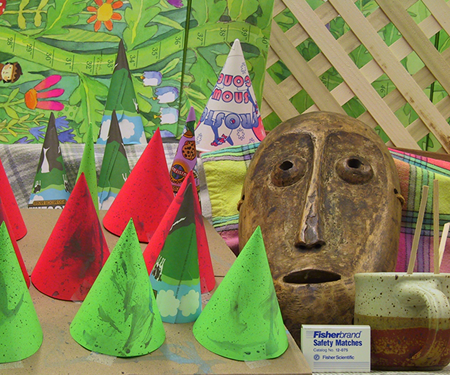
//> input picture opencv_test/im2(cone).png, 450 x 375 px
$ ./sm_mat_color   (built with g++ and OpenCV 4)
//> lines starting //> are read from the running program, lines starting //| are printed output that depends on the picture
// Stereo Matching(Mat) Color correlation version.

#include "opencv.hpp"
#include <iostream>
#include <time.h>
#include <Windows.h>

#define MIN_DISP	10         // minimum disparity
#define MAX_DISP	60         // maximum disparity
#define W_SIZE		3         // window(patch) size, must be odd number
#define METHOD		0         // 0: SAD, 1: SSD, 2: NCC
#define SCALE		4         // disparity scale

#define COLOR_COR	1
#define ALPHA		0.95

using namespace cv;

int col, row;

double SumOfAbsoluteDifferences(Mat left, Mat right, IplImage *left_gray, IplImage *right_gray, int i, int j, int d, int p1, int p2, int q1, int q2)
{
	double diff, diff1, diff2, diff3;
	int count = 0;
	double sum = 0.0;

	for (int p = p1; p <= p2; p++)
	{
		for (int q = q1; q <= q2; q++)
		{
			double t1, t2;

			if (j - d + q<0 || j - d + q > col - 1)
				continue;
			else
			{
#if COLOR_COR
				diff	= left.at<Vec3b>(i + p, j + q)[0] - right.at<Vec3b>(i + p, j - d + q)[0];
				diff1	= left.at<Vec3b>(i + p, j + q)[1] - right.at<Vec3b>(i + p, j - d + q)[1];
				diff2	= left.at<Vec3b>(i + p, j + q)[2] - right.at<Vec3b>(i + p, j - d + q)[2];
				diff3	= left_gray->imageData[(i+p)*left_gray->widthStep + (j+q)] - right_gray->imageData[(i+p)*left_gray->widthStep + (j-d+q)];
#else
				diff = left.at<uchar>(i + p, j + q) - right.at<uchar>(i + p, j - d + q);
#endif
				count++;
			}

			if (diff < 0)			diff *= (-1);
			if (diff1 < 0)			diff1 *= (-1);
			if (diff2 < 0)			diff2 *= (-1);
			if (diff3 < 0)			diff3 *= (-1);

			t1 = (diff + diff1 + diff2) / 3.0;
			t2 = diff3;

			sum += t1*ALPHA + (1-ALPHA)*t2;
		}
	}

	if (sum != 0)
		sum /= (double)count;

	return sum;
}
// [115 lines left out: functions SumOfSquaredDifferences, NormalizedCrossCorrelation, not called in this run]
Mat StereoMatching(Mat left, Mat right)
{
	Mat disparity(row, col, CV_8U, Scalar(0));
	IplImage *left_gray = cvLoadImage("im2(cone).png", CV_LOAD_IMAGE_GRAYSCALE);
	IplImage *right_gray = cvLoadImage("im6(cone).png", CV_LOAD_IMAGE_GRAYSCALE);
	int w_search = W_SIZE / 2;
	double cost, min_cost, max_cost;
	int disp = 0;

	// variables for patch guard
	int guard1_i = 0, guard2_i = 0;
	int guard1_j = 0, guard2_j = 0;

	for (int i = 0; i < row; i++)
	{
		for (int j = 0; j < col; j++)
		{
			min_cost = INT_MAX;
			max_cost = INT_MIN;

			for (int d = MIN_DISP; d < MAX_DISP; d++)
			{
				if (j - d < 0)
					continue;

				guard1_i = 0; guard2_i = 0;
				guard1_j = 0; guard2_j = 0;

				if (i == 0)
					guard1_i = w_search;
				else if (i>0 && i < w_search)
					guard1_i = w_search - i;
				else if (i == row - 1)
					guard2_i = -w_search;
				else if (i<row - 1 && i>row - 1 - w_search)
					guard2_i = -w_search + (row - 1 - i);
				else
					guard1_i = guard2_i = 0;

				if (j == 0)
					guard1_j = w_search;
				else if (j>0 && j < w_search)
					guard1_j = w_search - j;
				else if (j == col - 1)
					guard2_j = -w_search;
				else if (j<col - 1 && j>col - 1 - w_search)
					guard2_j = -w_search + (col - 1 - j);
				else
					guard1_j = guard2_j = 0;

				if (METHOD == 0)
				{
					cost = SumOfAbsoluteDifferences(left, right, left_gray, right_gray, i, j, d, -w_search + guard1_i, w_search + guard2_i, -w_search + guard1_j, w_search + guard2_j);
				}
				else if (METHOD == 1)
				{
					//cost = SumOfSquaredDifferences(left, right, i, j, d, -w_search + guard1_i, w_search + guard2_i, -w_search + guard1_j, w_search + guard2_j);
				}
				else
				{
					//cost = NormalizedCrossCorrelation(left, right, i, j, d, -w_search + guard1_i, w_search + guard2_i, -w_search + guard1_j, w_search + guard2_j);
				}

				if (METHOD < 2)
				{
					if (cost < min_cost)
					{
						min_cost = cost;
						disp = d;
					}
				}
				else
				{
					if (cost>max_cost)
					{
						max_cost = cost;
						disp = d;
					}
				}

				disparity.at<uchar>(i, j) = (uchar)disp * SCALE;
			}
		}
	}

	cvReleaseImage(&left_gray);
	cvReleaseImage(&right_gray);

	return disparity;
}
void main()
{
	if (W_SIZE % 2 == 0 || W_SIZE < 2)
	{
		printf("Window size must be odd number or greater than 3...\n");
		return;
	}

	if (METHOD > 2 || METHOD < 0)
	{
		printf("Check the matching method... 0: SAD, 1: SSD, and 2: NCC\n");
		return;
	}

	if (MIN_DISP<0 || MAX_DISP>255 || MIN_DISP >= MAX_DISP)
	{
		printf("Check the minimum and maximum disparity values...\n");
		return;
	}

	if (MAX_DISP * SCALE > 255)
	{
		printf("Scale is too large...\n");
		return;
	}

#if COLOR_COR
	Mat left_img = imread("im2(cone).png", IMREAD_COLOR);
//> left_img is the input picture: 375 rows x 450 cols, CV_8UC3; mean B, G, R 82.3, 130.2, 132.6
	Mat right_img = imread("im6(cone).png", IMREAD_COLOR);
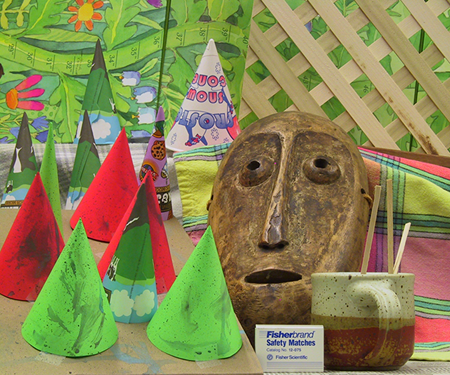
//> input picture opencv_test/im6(cone).png, 450 x 375 px
//> right_img is the input picture: 375 rows x 450 cols, CV_8UC3; mean B, G, R 83.6, 133.3, 137.4
#else
	Mat left_img = imread("im2.png", IMREAD_GRAYSCALE);
	Mat right_img = imread("im6.png", IMREAD_GRAYSCALE);
#endif

	row = left_img.rows;
//> row = 375
	col = left_img.cols;
//> col = 450

	Mat left_disp(row, col, CV_8U, Scalar(0));
	clock_t start, end;

	start = clock();

	/* ------------------------------------------------------ */

	left_disp = StereoMatching(left_img, right_img);
//> in StereoMatching, `IplImage *left_gray = cvLoadImage("im2(cone).png", CV_LOAD_IMAGE_GRAYS..`:
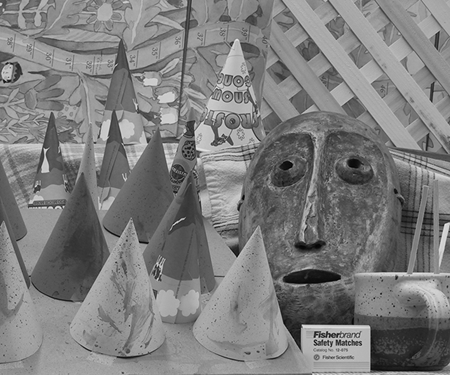
//> left_gray: 375 rows x 450 cols, CV_8UC1; min 0, max 235, mean 125
//> in StereoMatching, `IplImage *right_gray = cvLoadImage("im6(cone).png", CV_LOAD_IMAGE_GRAY..`:
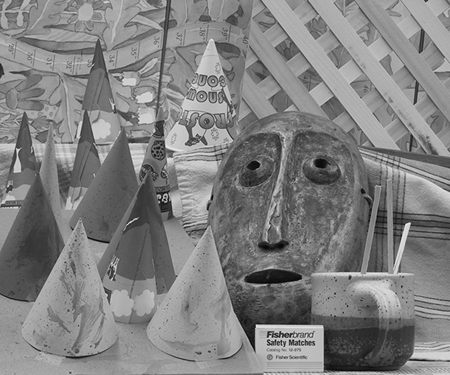
//> right_gray: 375 rows x 450 cols, CV_8UC1; min 0, max 243, mean 128.4
//> the loop in StereoMatching, `for (int i = 0; i < row; i++)` made 375 passes
//> (min_cost, guard1_i) on passes 1 to 3: (8.53, 1), (6.53, 0), (2.87, 0)
//> after the loop in StereoMatching, `for (int i = 0; i < row; i++)`:
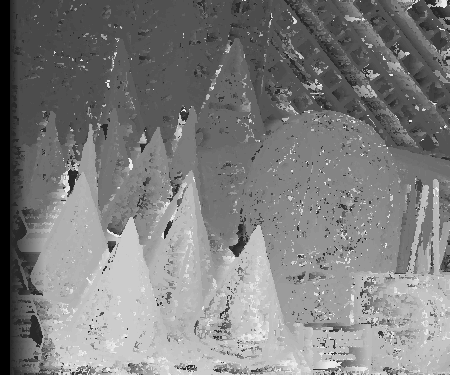
//> disparity: 375 rows x 450 cols, CV_8UC1; min 0, max 236, mean 125.9
//> after the loop in StereoMatching, `for (int i = 0; i < row; i++)`: min_cost = 7.05; max_cost = -2.15e+09; guard1_i = 0; guard2_i = -1; guard1_j = 0; guard2_j = -1; disp = 32

	/* ------------------------------------------------------ */

	end = clock();

	printf("시간 측정 : %.4f초\n", (double)(end - start) / (double)CLOCKS_PER_SEC);

	imshow("result.pgm", left_disp); waitKey(0);
	imwrite("result.pgm", left_disp);
}
